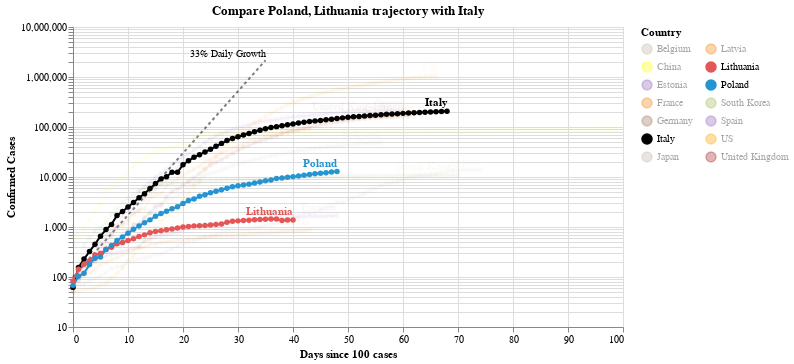

The cell this chart's notebook holds for it:
### Code cell
#hide_input
chart2 = make_since_chart(dff2, ['Poland', 'Lithuania'], baseline_countries)
chart2

### Figure 1 — Vega-Lite specification as saved in the notebook (floating-point values rounded to 4 significant figures; data arrays with more than 128 entries replaced by an {"elided": "..."} marker saying what was removed)
{"config": {"view": {"continuousWidth": 400, "continuousHeight": 300}}, "layer": [{"mark": {"type": "line", "color": "black", "opacity": 0.5, "strokeDash": [3, 3]}, "encoding": {"x": {"type": "quantitative", "field": "Days since 100 cases"}, "y": {"type": "quantitative", "field": "Confirmed Cases"}}}, {"mark": {"type": "text", "align": "right", "dy": -6, "fontSize": 10, "text": "33% Daily Growth"}, "encoding": {"x": {"type": "quantitative", "field": "Days since 100 cases"}, "y": {"type": "quantitative", "field": "Confirmed Cases"}}, "transform": [{"filter": "(datum['Days since 100 cases'] >= 35)"}]}, {"data": {"name": "data-66fb4e68028b3564a4b90ae84c09cb7c"}, "mark": {"type": "line", "point": true}, "encoding": {"color": {"type": "nominal", "field": "Country", "legend": {"columns": 2}, "scale": {"domain": ["Belgium", "China", "Estonia", "France", "Germany", "Italy", "Japan", "Latvia", "Lithuania", "Poland", "South Korea", "Spain", "US", "United Kingdom"], "range": ["#C1B7AD", "yellow", "#9467bd", "#F58518", "#9D755D", "black", "#C1B7AD", "#F58518", "#E45756", "#2495D3", "#A1BA59", "#9467bd", "orange", "brown"]}}, "opacity": {"condition": {"value": 1, "selection": "selector004"}, "value": 0.05}, "tooltip": [{"type": "nominal", "field": "Country"}, {"type": "temporal", "field": "Date"}, {"type": "quantitative", "field": "Confirmed Cases"}, {"type": "quantitative", "field": "Days since 100 cases"}], "x": {"type": "quantitative", "field": "Days since 100 cases"}, "y": {"type": "quantitative", "field": "Confirmed Cases", "scale": {"type": "log"}}}, "selection": {"selector004": {"type": "multi", "fields": ["Country"], "bind": "legend", "init": [{"Country": "Poland"}, {"Country": "Lithuania"}, {"Country": "Italy"}]}}, "width": 550}, {"data": {"name": "data-66fb4e68028b3564a4b90ae84c09cb7c"}, "mark": {"type": "text", "align": "right", "dy": -8, "fontWeight": "bold"}, "encoding": {"color": {"type": "nominal", "field": "Country", "legend": {"columns": 2}, "scale": {"domain": ["Belgium", "China", "Estonia", "France", "Germany", "Italy", "Japan", "Latvia", "Lithuania", "Poland", "South Korea", "Spain", "US", "United Kingdom"], "range": ["#C1B7AD", "yellow", "#9467bd", "#F58518", "#9D755D", "black", "#C1B7AD", "#F58518", "#E45756", "#2495D3", "#A1BA59", "#9467bd", "orange", "brown"]}}, "opacity": {"condition": {"value": 1, "selection": "selector004"}, "value": 0.05}, "text": {"type": "nominal", "field": "Country"}, "tooltip": [{"type": "nominal", "field": "Country"}, {"type": "temporal", "field": "Date"}, {"type": "quantitative", "field": "Confirmed Cases"}, {"type": "quantitative", "field": "Days since 100 cases"}], "x": {"type": "quantitative", "field": "Days since 100 cases"}, "y": {"type": "quantitative", "field": "Confirmed Cases", "scale": {"type": "log"}}}, "transform": [{"filter": "(datum['Date'] >= 1588204800000)"}], "width": 550}], "data": {"name": "data-c1a3bbf4dd040f2e7e8e7a69520e3c2a"}, "title": "Compare Poland, Lithuania trajectory with Italy", "$schema": "https://vega.github.io/schema/vega-lite/v4.0.2.json", "datasets": {"data-c1a3bbf4dd040f2e7e8e7a69520e3c2a": [{"Days since 100 cases": 0, "Confirmed Cases": 100.0}, {"Days since 100 cases": 1, "Confirmed Cases": 133.0}, {"Days since 100 cases": 2, "Confirmed Cases": 176.9}, {"Days since 100 cases": 3, "Confirmed Cases": 235.3}, {"Days since 100 cases": 4, "Confirmed Cases": 312.9}, {"Days since 100 cases": 5, "Confirmed Cases": 416.2}, {"Days since 100 cases": 6, "Confirmed Cases": 553.5}, {"Days since 100 cases": 7, "Confirmed Cases": 736.1}, {"Days since 100 cases": 8, "Confirmed Cases": 979.1}, {"Days since 100 cases": 9, "Confirmed Cases": 1302.0}, {"Days since 100 cases": 10, "Confirmed Cases": 1732.0}, {"Days since 100 cases": 11, "Confirmed Cases": 2303.0}, {"Days since 100 cases": 12, "Confirmed Cases": 3064.0}, {"Days since 100 cases": 13, "Confirmed Cases": 4074.0}, {"Days since 100 cases": 14, "Confirmed Cases": 5419.0}, {"Days since 100 cases": 15, "Confirmed Cases": 7207.0}, {"Days since 100 cases": 16, "Confirmed Cases": 9586.0}, {"Days since 100 cases": 17, "Confirmed Cases": 12750.0}, {"Days since 100 cases": 18, "Confirmed Cases": 16960.0}, {"Days since 100 cases": 19, "Confirmed Cases": 22550.0}, {"Days since 100 cases": 20, "Confirmed Cases": 29990.0}, {"Days since 100 cases": 21, "Confirmed Cases": 39890.0}, {"Days since 100 cases": 22, "Confirmed Cases": 53060.0}, {"Days since 100 cases": 23, "Confirmed Cases": 70560.0}, {"Days since 100 cases": 24, "Confirmed Cases": 93850.0}, {"Days since 100 cases": 25, "Confirmed Cases": 124800.0}, {"Days since 100 cases": 26, "Confirmed Cases": 166000.0}, {"Days since 100 cases": 27, "Confirmed Cases": 220800.0}, {"Days since 100 cases": 28, "Confirmed Cases": 293700.0}, {"Days since 100 cases": 29, "Confirmed Cases": 390600.0}, {"Days since 100 cases": 30, "Confirmed Cases": 519500.0}, {"Days since 100 cases": 31, "Confirmed Cases": 690900.0}, {"Days since 100 cases": 32, "Confirmed Cases": 918900.0}, {"Days since 100 cases": 33, "Confirmed Cases": 1222000.0}, {"Days since 100 cases": 34, "Confirmed Cases": 1625000.0}, {"Days since 100 cases": 35, "Confirmed Cases": 2162000.0}], "data-66fb4e68028b3564a4b90ae84c09cb7c": {"elided": "867 records"}}}
